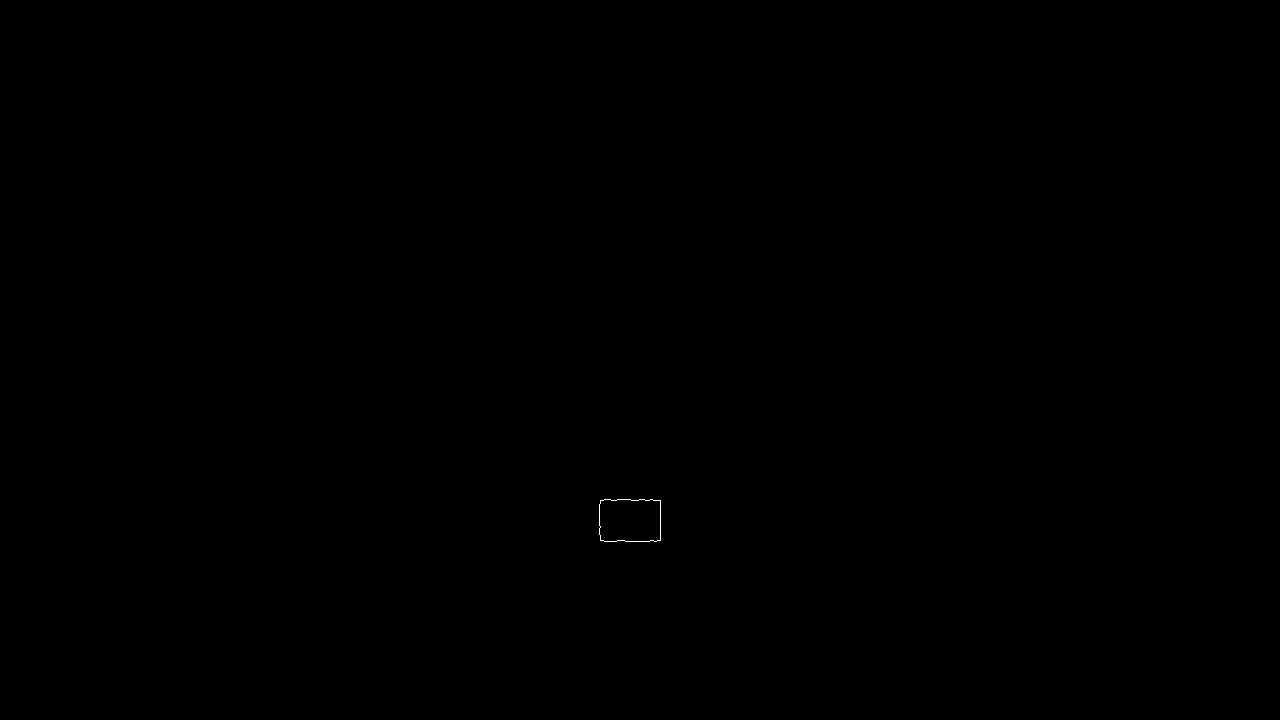
#> input picture examples/ass_3/jjjjjjj.jpg, 1280 x 720 px; its folder holds only this picture in this run
$ python -i ruammit_final_left.py   (imports and definitions only)
#> lines starting #> are read from the running program, lines starting #| are printed output that depends on the picture; after the words box and inside, x2 and y2 are one past the last pixel; in counts of white or black regions, pixels touching at a corner belong together
#> further down, picture is the input picture: shape (720, 1280, 3); min 0, max 255, mean 0.1
import cv2
import numpy as np
import time
from robomaster import robot, camera, blaster
import matplotlib.pyplot as plt
from matplotlib.animation import FuncAnimation
import threading

# --------------------------------------------------
# -------------------- MAP -------------------------
# --------------------------------------------------

fig, ax = plt.subplots()
# [2 lines not run here, left out]
robot_plot, = ax.plot([], [], 'b-', label="Current Position")
terrorist_plot, = ax.plot([], [], 'r*', label="Terrorist Position")
hostage_plot, = ax.plot([], [], 'g^', label="Hostage Position")
# [5 lines not run here, left out]

terrorist_positions = []
hostage_position = []
# [24 lines left out: function update_plot, not called in this run]

# --------------------------------------------------
# ------------------ ACTION ------------------------
# --------------------------------------------------

now_pos = (1, 3)  # Starting coordinates (x, y)
direction_facing = 'N'  # Initial direction ('N', 'E', 'S', 'W')
positions = [now_pos]

# [33 lines left out: functions move_forward, turn_left, turn_right, turn_around, not called in this run]

def stop_moving():
    ep_chassis.drive_wheels(w1=0, w2=0, w3=0, w4=0)
    time.sleep(0.5)

# --------------------------------------------------
# -------------------- DATA ------------------------
# --------------------------------------------------

# [44 lines left out: functions update_position_on_move, tof_data_handler, filter_ad_data, sub_data_handler, not called in this run]

def sub_attitude_handler(attitude_info):
    global yaw
    yaw, pitch, roll = attitude_info

# [128 lines left out: functions facing, convert_to_V, convert_to_cm, front_wall, check_wall_left, check_wall_right and 5 more, not called in this run]

# --------------------------------------------------
# ----------------- DETECTION ----------------------
# --------------------------------------------------

p = 0.2
i = 0.01
d = 0.05

alpha = 0.7  # Smoothing factor for bounding box
max_speed = 200  # Maximum speed for gimbal movement

kernel = np.ones((5, 5), np.uint8)
lower_hue_bottle = np.array([99, 122, 88])
upper_hue_bottle = np.array([111, 246, 255])
lower_hue_gai = np.array([29, 235, 85])
upper_hue_gai = np.array([37, 255, 255])
center_x = 1280 / 2
center_y = 720 / 2

def smooth_bbox(smooth_val, new_val, alpha):
    return smooth_val * (1 - alpha) + new_val * alpha

# [23 lines left out: function blue_head_culprit, not called in this run]

def body_acrylic_detect(img):
    x_start, y_start, x_end, y_end = 560, 470, 740, 600
    roi = img[y_start:y_end, x_start:x_end]
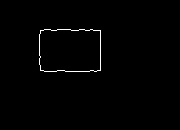
#> roi: shape (130, 180, 3); min 0, max 255, mean 2.2

    blurred_roi = cv2.GaussianBlur(roi, (5, 5), 0)
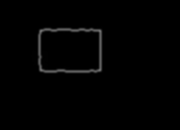
#> blurred_roi: shape (130, 180, 3); min 0, max 110, mean 2.2
    gray_roi = cv2.cvtColor(blurred_roi, cv2.COLOR_BGR2GRAY)
    edges_roi = cv2.Canny(gray_roi, 44, 138)
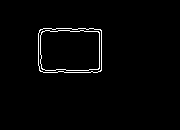
#> edges_roi: shape (130, 180); 1.7% white in thin lines or dots, all inside (x1, y1, x2, y2) = (38, 28, 102, 73)

    contours, _ = cv2.findContours(edges_roi, cv2.RETR_EXTERNAL, cv2.CHAIN_APPROX_SIMPLE)
#> contours = 1 contour; box (x1, y1, x2, y2) and area: (38, 28, 102, 73) 2720
    for cnt in contours:
        if cv2.contourArea(cnt) > 1 and len(cnt) >= 5:
            ellipse = cv2.fitEllipse(cnt)
            cv2.ellipse(roi, ellipse, (0, 255, 0), 2)
#> this loop made 1 pass
#> ellipse on pass 1: ((72.84, 50.07), (44.92, 131.9), 90.52)
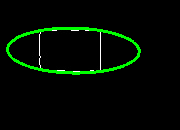
#> roi: shape (130, 180, 3); 3.74% of pixels changed, all inside (x1, y1, x2, y2) = (6, 27, 141, 75)

    img[y_start:y_end, x_start:x_end] = roi
    return img

# [159 lines left out: functions gai_detect, gai_detect, state, detect, not called in this run]

# --------------------------------------------------
# -------------------- RUN -------------------------
# --------------------------------------------------

# [40 lines not run here, left out]

>>> import cv2
>>> picture = cv2.imread('jjjjjjj.jpg')
>>> result = body_acrylic_detect(picture)
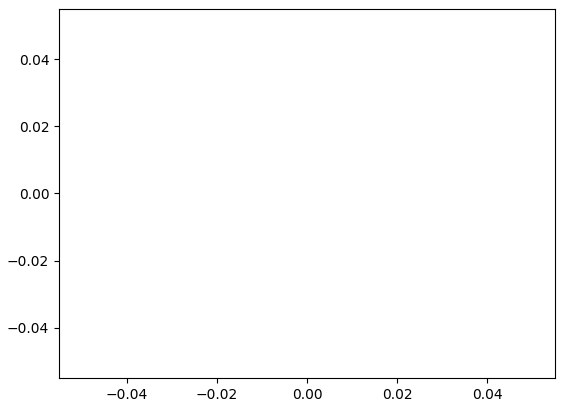
#> figure drawn by matplotlib, 1 panel
